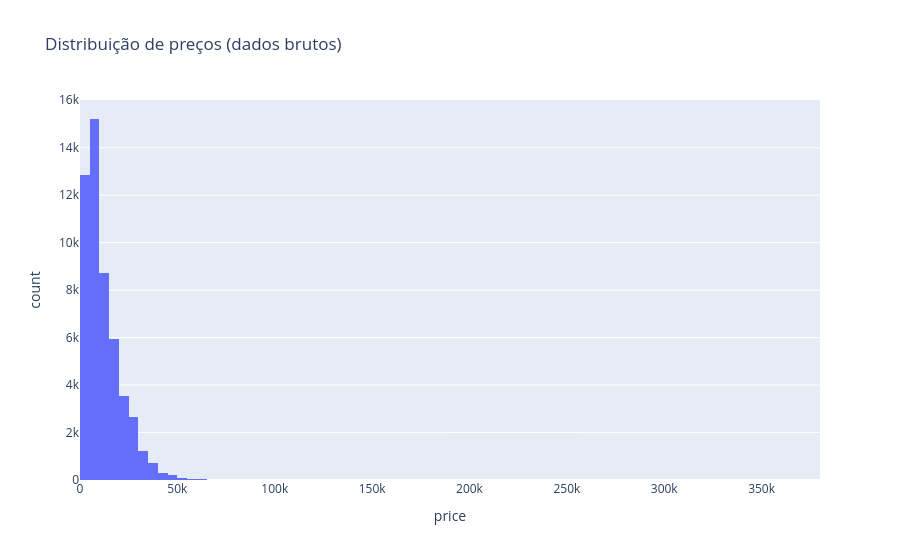

Notebook cell for this chart:
### Markdown cell above
## 3. Distribuição de preços

### Code cell
fig = px.histogram(df, x='price', nbins=100, title='Distribuição de preços (dados brutos)')
fig.show()

### Figure 1 — Plotly figure (JSON) as saved in the notebook; plotly's stock layout.template omitted (floating-point values rounded to 4 significant figures; data arrays with more than 128 entries replaced by an {"elided": "..."} marker saying what was removed)
{"data": [{"bingroup": "x", "hovertemplate": "price=%{x}<br>count=%{y}<extra></extra>", "legendgroup": "", "marker": {"color": "#636efa", "pattern": {"shape": ""}}, "name": "", "nbinsx": 100, "orientation": "v", "showlegend": false, "type": "histogram", "x": {"elided": "51525 int values"}, "xaxis": "x", "yaxis": "y"}], "layout": {"barmode": "relative", "legend": {"tracegroupgap": 0}, "title": {"text": "Distribuição de preços (dados brutos)"}, "xaxis": {"anchor": "y", "domain": [0, 1], "title": {"text": "price"}}, "yaxis": {"anchor": "x", "domain": [0, 1], "title": {"text": "count"}}}}
